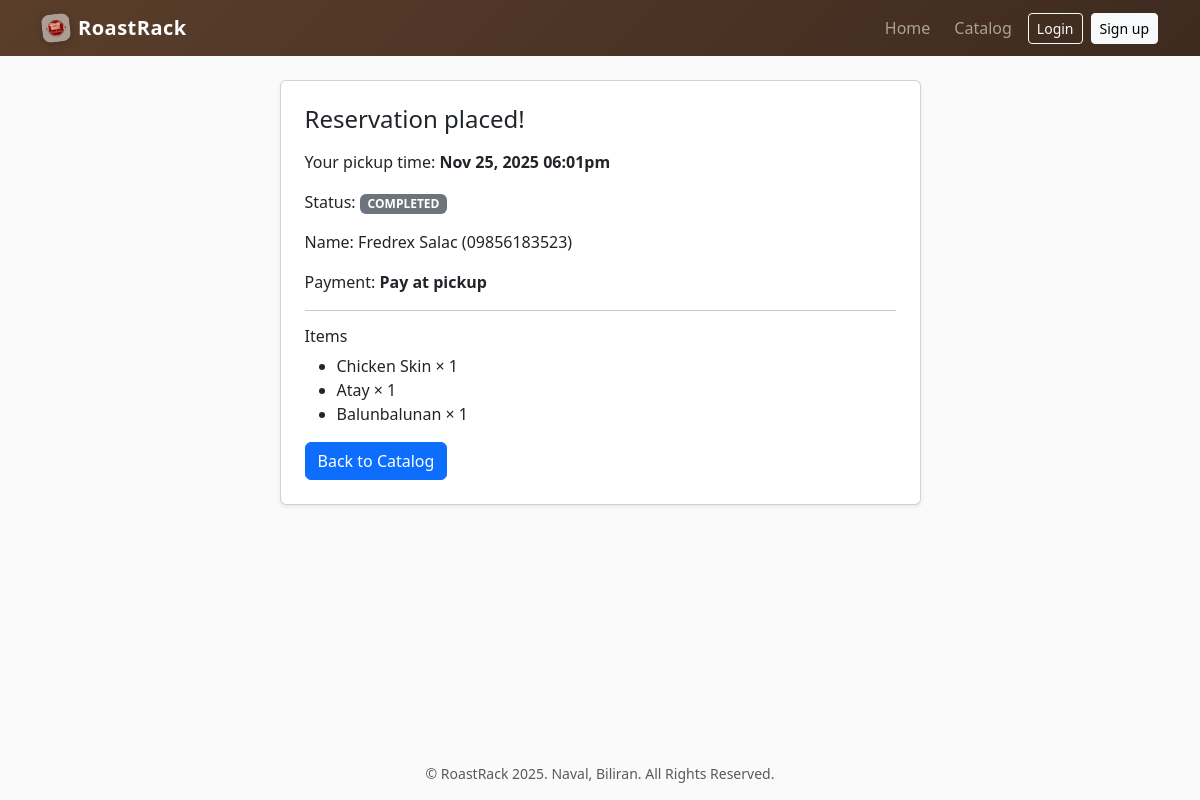
The app's page /reserve_success.php?id=3 with its own data.
### tables this page shows
CREATE TABLE `reservations` (
  `id` int(11) NOT NULL,
  `user_id` int(11) DEFAULT NULL,
  `customer_name` varchar(150) DEFAULT NULL,
  `customer_phone` varchar(50) DEFAULT NULL,
  `status` enum('PENDING','CONFIRMED','READY','COMPLETED','CANCELLED') DEFAULT 'PENDING',
  `pickup_at` datetime NOT NULL,
  `notes` text DEFAULT NULL,
  `payment_method` enum('PICKUP','GCASH') DEFAULT 'PICKUP',
  `gcash_proof_path` varchar(255) DEFAULT NULL,
  `gcash_account_label` varchar(150) DEFAULT NULL,
  `gcash_account_number` varchar(50) DEFAULT NULL,
  `created_at` timestamp NOT NULL DEFAULT current_timestamp(),
  `updated_at` timestamp NOT NULL DEFAULT current_timestamp() ON UPDATE current_timestamp()
);

CREATE TABLE `reservation_items` (
  `id` int(11) NOT NULL,
  `reservation_id` int(11) NOT NULL,
  `item_id` int(11) NOT NULL,
  `item_name` varchar(200) NOT NULL,
  `qty` int(11) NOT NULL DEFAULT 1,
  `unit_price` decimal(10,2) NOT NULL DEFAULT 0.00,
  `created_at` timestamp NOT NULL DEFAULT current_timestamp()
);

### reserve_success.php (the view, shortened to what this page needs)
<?php
$pdo = db();
$id = isset($_GET['id']) ? (int)$_GET['id'] : 0;
$stmt = $pdo->prepare('SELECT r.id, r.pickup_at, r.status, COALESCE(u.username, r.customer_name) AS customer, r.customer_phone,
  r.payment_method, r.gcash_account_label, r.gcash_account_number
  FROM reservations r
  LEFT JOIN users u ON u.id = r.user_id
  WHERE r.id = ?');
$stmt->execute([$id]);
$res = $stmt->fetch();
$items = $pdo->prepare('SELECT item_name, qty FROM reservation_items WHERE reservation_id = ?');
$items->execute([$id]);
$list = $items->fetchAll();
include __DIR__ . '/partials/header.php';
?>
<div class="row justify-content-center">
  <div class="col-md-7">
    <div class="card shadow-sm">
      <div class="card-body p-4">
        <h4 class="mb-3">Reservation placed!</h4>
        <p>Your pickup time: <strong><?= htmlspecialchars((new DateTime($res['pickup_at']))->format('M d, Y h:ia')) ?></strong></p>
        <p>Status: <span class="badge text-bg-secondary"><?= htmlspecialchars($res['status']) ?></span></p>
        <p>Name: <?= htmlspecialchars($res['customer'] ?? '') ?><?php if(!empty($res['customer_phone'])):?> (<?= htmlspecialchars($res['customer_phone']) ?>)<?php endif; ?></p>
        <p>Payment: <strong><?= $res['payment_method'] === 'GCASH' ? 'GCash (proof under review)' : 'Pay at pickup' ?></strong></p>
        <hr/>
        <h6>Items</h6>
        <ul class="mb-3">
          <?php foreach ($list as $row): ?>
            <li><?= htmlspecialchars($row['item_name']) ?> × <?= (int)$row['qty'] ?></li>
          <?php endforeach; ?>
        </ul>
        <a class="btn btn-primary" href="<?= ($base ?: '/') ?>/catalog.php">Back to Catalog</a>
      </div>
    </div>
  </div>
</div>
<?php include __DIR__ . '/partials/footer.php'; ?>

### assets/css/app.css (style rules this page uses)
html, body { height: 100%; }
body { background-color: #fafafa; min-height: 100vh; display: flex; flex-direction: column; }

### records on screen
reservations: pickup_at "Nov 25, 2025 06:01pm", status "COMPLETED", customer_phone "09856183523"
reservation_items: item_name "Chicken Skin", qty "1"
reservation_items: item_name "Atay", qty "1"
reservation_items: item_name "Balunbalunan", qty "1"

### other values on screen
$res['customer'] "Fredrex Salac"
